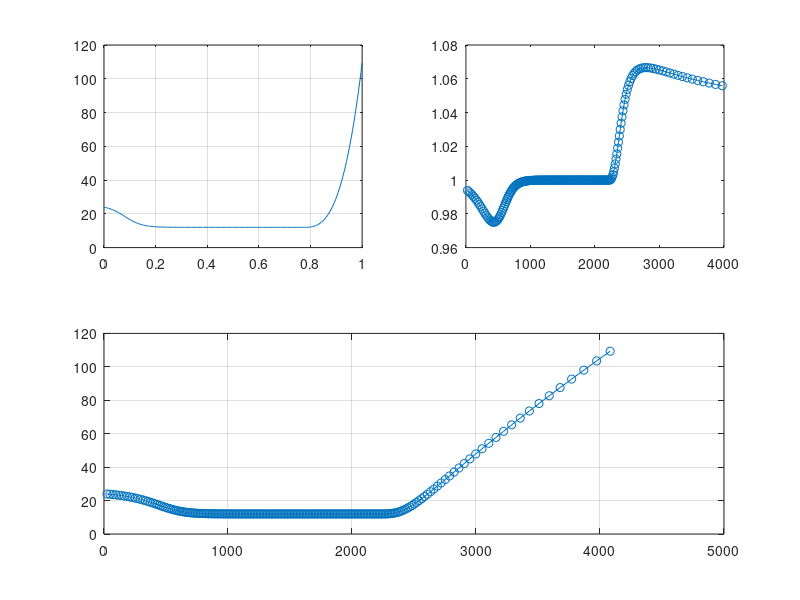

MATLAB code for this plot:
Nz = 216; Lz = 4e3;
dz_inv = 12; dz_surf = 25;

xi = linspace(0,1,Nz);
% 15m through inversion, ~25m at surface
dz = min(150, 0.5*(dz_inv+dz_surf) - 0.5*(dz_inv-dz_surf)*tanh(15*(0.08-xi)) + 8e3*max(0,xi-0.77).^3 );

% 250m free trop, ~75m at surface
%%dz = 165 - 85*tanh(15*(0.2-xi)) + 1e4*max(0,xi-0.71).^3;

% sum grid spacing to produce vertical grid (zi_plus -- interfaces,
% z -- centers)
zi_plus = cumsum(dz); % height at interfaces above grid cells
z = [zi_plus(1)/2 0.5*(zi_plus(1:end-1)+zi_plus(2:end))];

disp(sprintf( ...
    'total grid height: %6.3f km,  target height, %6.3f km', ...
    sum(dz)/1e3,Lz/1e3))

if abs(sum(dz)-Lz)<0.1*Lz
  disp(['Close enough to target height.  Maintaining specified grid ' ...
        'spacing'])

  clf
  subplot(221); plot(xi,dz); grid;
  subplot(222); plot(zi_plus(1:end-1),dz(2:end)./dz(1:end-1),'-o')
  subplot(212); plot(cumsum(dz),dz,'-o'); grid

else
  disp(['Stretch grid to meet target height.  This modifies grid spacing.']);

  % modify average grid spacing to put model top at specified height, Lz
  dznew = dz*Lz/sum(dz);
  zi_plus = cumsum(dznew); % height at interfaces above grid cells
  z = [zi_plus(1)/2 0.5*(zi_plus(1:end-1)+zi_plus(2:end))];

  clf
  subplot(221); plot(xi,dz,xi,dznew); grid
  subplot(222); plot(zi_plus(1:end-1),dznew(2:end)./dz(1:end-1),'-o')
  subplot(212); plot(cumsum(dz),dz,'-',cumsum(dznew),dznew,'o-'); grid

end
% $$$ % modify average grid spacing to put model top at specified height, Lz
% $$$ dznew = dz*Lz/sum(dz);
% $$$ zi_plus = cumsum(dznew); % height at interfaces above grid cells
% $$$ z = [zi_plus(1)/2 0.5*(zi_plus(1:end-1)+zi_plus(2:end))];
% $$$ 
% $$$ disp(sprintf( ...
% $$$     'total grid height: %4.1f km,  target height, %4.1f km', ...
% $$$     sum(dz)/1e3,Lz/1e3))
% $$$ if abs(sum(dz)-Lz)>0.1*Lz
% $$$   disp(sprintf( ...
% $$$       'total grid height, %4.1 km, is far from target, %4.1 km', ...
% $$$       sum(dz)/1e3,Lz/1e3))
% $$$ end
% $$$ 
% $$$ subplot(121); plot(xi,dz,xi,dznew); 
% $$$ subplot(122); plot(cumsum(dz),dz,'-',cumsum(dznew),dznew,'o-')
% $$$ 
% $$$ 
% $$$ format bank; disp(z(1:end)')
